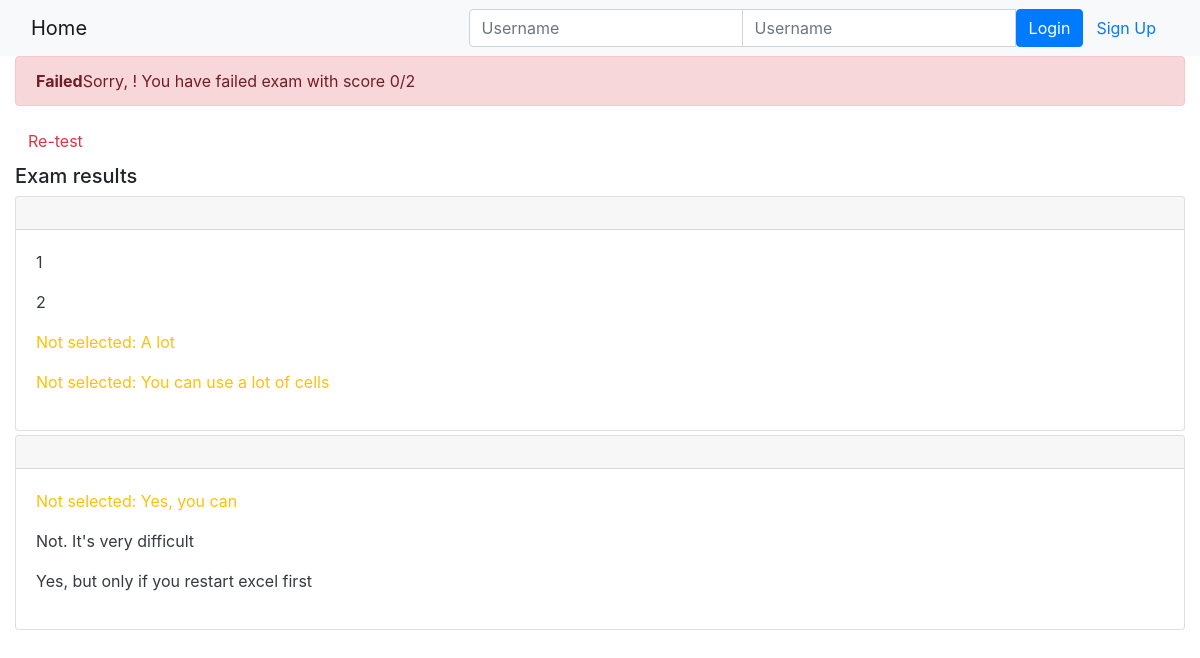
Screenshot of /onlinecourse/1/show_exam_result/1/ with the database file from the repository.
### onlinecourse/models.py (models this page shows)
class Question(models.Model):
    course = models.ManyToManyField(Course)
    content = models.CharField(max_length=1000)
    grade = models.FloatField()
    def is_get_score(self, selected_ids):
        all_answers = self.choice_set.filter(correct=True).count()
        selected_correct = self.choice_set.filter(correct=True, id__in=selected_ids).count()
        if all_answers == selected_correct:
            return True
        else:
            return False

class Choice(models.Model):
    question = models.ManyToManyField(Question)
    content = models.CharField(max_length=1000)
    correct = models.BooleanField()

### onlinecourse/views.py (the view)
# urls.py: path('<int:course_id>/show_exam_result/<int:submission_id>/', views.show_exam_result, name='show_exam_result'),
def show_exam_result(request, course_id, submission_id):
   course = get_object_or_404(Course, pk=course_id)
   submission  = get_object_or_404(Submission, pk=submission_id)
   choices = submission.choices.all()
   context = {}
   context['course_id'] = course_id
   context['submission_id']=submission_id
   context['course']= course
   context['choices'] = choices
   maxscore = 0
   score = 0
   for question in course.question_set.all():
      maxscore += question.grade
      if question.is_get_score(choices):
          score += question.grade
   context['grade'] = score / maxscore * 100
   context['final_score'] = "" + str(int(score)) + "/" + str(int(maxscore))
   return render(request, 'onlinecourse/exam_result_bootstrap.html', context)

### onlinecourse/templates/onlinecourse/exam_result_bootstrap.html (shortened to what this page needs)
<!DOCTYPE html>
<html lang="en">
<head>
    {% load static %}
    <link rel="stylesheet" href="https://maxcdn.bootstrapcdn.com/bootstrap/4.5.2/css/bootstrap.min.css">
</head>
<body>
 <nav class="navbar navbar-light bg-light">
    <div class="container-fluid">
        <div class="navbar-header">
              <a class="navbar-brand" href="{% url 'onlinecourse:index' %}">Home</a>
        </div>
        <ul class="nav navbar-nav navbar-right">
            {% if user.is_authenticated %}
            <li>
                <a class="btn btn-link" href="#">{{ user.first_name }}({{ user.username }})</a>
                <a class="btn btn-link" href="{% url 'onlinecourse:logout' %}">Logout</a>
            </li>
            {% else %}
            <li>
                <form class="form-inline" action="{% url 'onlinecourse:login' %}" method="post">
                    <div class="input-group">
                        <input type="text" class="form-control" placeholder="Username" name="username" >
                        <input type="password" class="form-control" placeholder="Username" name="psw" >
                        <button class="btn btn-primary" type="submit">Login</button>
                        <a class="btn btn-link" href="{% url 'onlinecourse:registration' %}">Sign Up</a>
                    </div>
                </form>
            </li>
            {% endif %}
        </ul>
    </div>
</nav>
<div class="container-fluid">
    {% if grade > 80 %}
    <div class="alert alert-success">
       <b>Congratulations, {{ user.first_name }}!</b> You passed the exam and completed the course with score {{ final_score }}
    </div>
        {% else %}
        <div class="alert alert-danger">
            <b>Failed</b>Sorry, {{ user.first_name }}! You have failed exam with score {{ final_score }}
        </div>
        <a class="btn btn-link text-danger" href="{% url 'onlinecourse:course_details' course_id %}">Re-test</a>
        {% endif %}
        <div class="card-columns-vertical mt-1">
        <h5 class="">Exam results</h5>
            {% for question in course.question_set.all %}
            <div class="card mt-1">
                <div class="card-header">
                </div>
                <div class="card-body">
                    {% for choice in question.choice_set.all %}
                        {% if choice in choices and choice.correct %}
                            <p class="text-success">Correct answer: {{ choice.content }}</p>
                        {% elif choice in choices and not choice.correct %}
                            <p class="text-danger">Incorrect answer: {{ choice.content }}</p>
                        {% elif not choice in choices and choice.correct %}
                            <p class="text-warning">Not selected: {{ choice.content }}</p>
                        {% else %}
                            <p class="text-dark">{{ choice.content }}</p>
                        {% endif %}
                    {% endfor %}
                </div>
            </div>
        {% endfor %}
        </div>
    </div>
</body>
</html>

### rows the page displays
Choice: content "1"
Choice: content "2"
Choice: content "A lot"
Choice: content "You can use a lot of cells"
Choice: content "Yes, you can"
Choice: content "Not. It's very difficult"
Choice: content "Yes, but only if you restart excel first"

### other values shown
{{ final_score }} "0/2"
